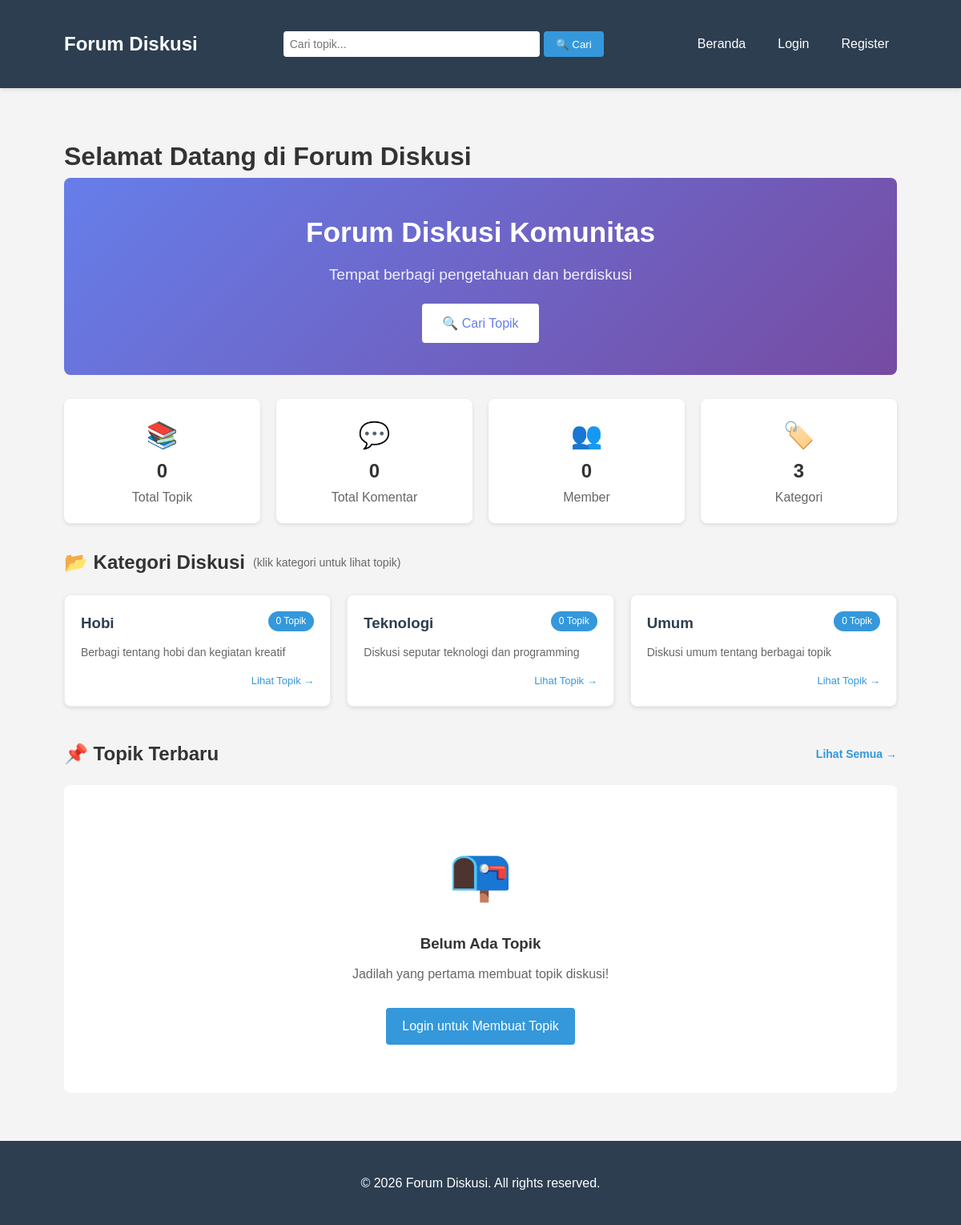
The page / on the database its author committed.
### tables this page shows
CREATE TABLE IF NOT EXISTS categories (
    id INT AUTO_INCREMENT PRIMARY KEY,
    name VARCHAR(100) NOT NULL,
    description TEXT,
    created_at TIMESTAMP DEFAULT CURRENT_TIMESTAMP
);

### config/database.php (called while the page is built, shortened)
<?php
function isLoggedIn() {
    return isset($_SESSION['user_id']);
}
?>

### index.php (the view, shortened to what this page needs)
<?php
require_once 'includes/header.php';
$stmt = $pdo->query("
    SELECT c.*,
           (SELECT COUNT(*) FROM topics WHERE category_id = c.id) as topic_count,
           (SELECT MAX(created_at) FROM topics WHERE category_id = c.id) as last_topic
    FROM categories c
    ORDER BY topic_count DESC, c.name
");
$categories = $stmt->fetchAll();
$page = isset($_GET['page']) ? (int)$_GET['page'] : 1;
$perPage = 10;
$offset = ($page - 1) * $perPage;
$stmt = $pdo->prepare("
    SELECT t.*, u.username, c.name as category_name, c.id as category_id,
           (SELECT COUNT(*) FROM replies WHERE topic_id = t.id) as reply_count,
           (SELECT MAX(created_at) FROM replies WHERE topic_id = t.id) as last_reply
    FROM topics t
    JOIN users u ON t.user_id = u.id
    JOIN categories c ON t.category_id = c.id
    ORDER BY
        CASE WHEN t.status = 'open' THEN 0 ELSE 1 END,
        t.created_at DESC
    LIMIT :offset, :perPage
");
$stmt->bindParam(':offset', $offset, PDO::PARAM_INT);
$stmt->bindParam(':perPage', $perPage, PDO::PARAM_INT);
$stmt->execute();
$topics = $stmt->fetchAll();
$totalTopics = $pdo->query("SELECT COUNT(*) FROM topics")->fetchColumn();
$totalUsers = $pdo->query("SELECT COUNT(*) FROM users")->fetchColumn();
$totalReplies = $pdo->query("SELECT COUNT(*) FROM replies")->fetchColumn();
?>
<h1>Selamat Datang di Forum Diskusi</h1>
<div style="background: linear-gradient(135deg, #667eea 0%, #764ba2 100%); color: white; padding: 40px; border-radius: 8px; margin-bottom: 30px; text-align: center;">
    <h2 style="margin: 0 0 10px 0; font-size: 2.2em;">Forum Diskusi Komunitas</h2>
    <p style="margin: 0 0 20px 0; font-size: 1.2em; opacity: 0.9;">Tempat berbagi pengetahuan dan berdiskusi</p>
    <div style="display: flex; gap: 15px; justify-content: center; flex-wrap: wrap;">
        <a href="search.php" class="btn" style="background-color: white; color: #667eea; padding: 12px 25px;">🔍 Cari Topik</a>
    </div>
</div>
<div style="display: grid; grid-template-columns: repeat(auto-fit, minmax(150px, 1fr)); gap: 20px; margin-bottom: 30px;">
    <div style="background-color: #fff; padding: 20px; border-radius: 8px; text-align: center; box-shadow: 0 2px 5px rgba(0,0,0,0.1);">
        <div style="font-size: 2em; color: #3498db;">📚</div>
        <div style="font-size: 1.5em; font-weight: bold;"><?php echo $totalTopics; ?></div>
        <div style="color: #666;">Total Topik</div>
    </div>
    <div style="background-color: #fff; padding: 20px; border-radius: 8px; text-align: center; box-shadow: 0 2px 5px rgba(0,0,0,0.1);">
        <div style="font-size: 2em; color: #27ae60;">💬</div>
        <div style="font-size: 1.5em; font-weight: bold;"><?php echo $totalReplies; ?></div>
        <div style="color: #666;">Total Komentar</div>
    </div>
    <div style="background-color: #fff; padding: 20px; border-radius: 8px; text-align: center; box-shadow: 0 2px 5px rgba(0,0,0,0.1);">
        <div style="font-size: 2em; color: #e74c3c;">👥</div>
        <div style="font-size: 1.5em; font-weight: bold;"><?php echo $totalUsers; ?></div>
        <div style="color: #666;">Member</div>
    </div>
    <div style="background-color: #fff; padding: 20px; border-radius: 8px; text-align: center; box-shadow: 0 2px 5px rgba(0,0,0,0.1);">
        <div style="font-size: 2em; color: #f39c12;">🏷️</div>
        <div style="font-size: 1.5em; font-weight: bold;"><?php echo count($categories); ?></div>
        <div style="color: #666;">Kategori</div>
    </div>
</div>
<div class="categories-section" style="margin-bottom: 40px;">
    <h2 style="display: flex; align-items: center; gap: 10px; margin-bottom: 20px;">
        <span>📂 Kategori Diskusi</span>
        <span style="font-size: 14px; font-weight: normal; color: #666;">(klik kategori untuk lihat topik)</span>
    </h2>
    <div style="display: grid; grid-template-columns: repeat(auto-fit, minmax(300px, 1fr)); gap: 20px;">
        <?php foreach ($categories as $category): ?>
            <a href="category.php?id=<?php echo $category['id']; ?>" style="text-decoration: none; color: inherit;">
                <div class="category-card" style="background-color: #fff; border-radius: 8px; padding: 20px; box-shadow: 0 2px 5px rgba(0,0,0,0.1); transition: all 0.3s; border: 1px solid #eee; height: 100%;">
                    <div style="display: flex; justify-content: space-between; align-items: start; margin-bottom: 10px;">
                        <h3 style="margin: 0; color: #2c3e50;"><?php echo htmlspecialchars($category['name']); ?></h3>
                        <span style="background-color: #3498db; color: white; padding: 3px 10px; border-radius: 15px; font-size: 12px;">
                            <?php echo $category['topic_count']; ?> Topik
                        </span>
                    </div>
                    <p style="color: #666; margin: 10px 0; font-size: 14px;"><?php echo htmlspecialchars($category['description']); ?></p>
                    <div style="margin-top: 15px; color: #3498db; font-size: 13px; text-align: right;">
                        Lihat Topik →
                    </div>
                </div>
            </a>
        <?php endforeach; ?>
    </div>
</div>
<div class="topics-section">
    <h2 style="display: flex; justify-content: space-between; align-items: center; margin-bottom: 20px;">
        <span>📌 Topik Terbaru</span>
        <a href="search.php" style="font-size: 14px; color: #3498db; text-decoration: none;">Lihat Semua →</a>
    </h2>
    <?php if (empty($topics)): ?>
        <div style="text-align: center; padding: 60px 20px; background-color: #fff; border-radius: 8px;">
            <div style="font-size: 4em; margin-bottom: 20px;">📭</div>
            <h3 style="color: #333; margin-bottom: 10px;">Belum Ada Topik</h3>
            <p style="color: #666; margin-bottom: 30px;">Jadilah yang pertama membuat topik diskusi!</p>
            <?php if (isLoggedIn()): ?>
                <a href="create_topic.php" class="btn btn-success">Buat Topik Pertama</a>
            <?php else: ?>
                <a href="login.php" class="btn">Login untuk Membuat Topik</a>
            <?php endif; ?>
        </div>
    <?php endif; ?>
</div>
<?php require_once 'includes/footer.php'; ?>

### includes/header.php (shortened to what this page needs)
<?php
require_once __DIR__ . '/../config/database.php';
?>
<!DOCTYPE html>
<html lang="id">
<head>
    <link rel="stylesheet" href="/css/style.css">
</head>
<body>
    <header>
        <div class="container">
            <div class="logo">
                <a href="index.php">Forum Diskusi</a>
            </div>
            <div class="search-bar">
                <form action="search.php" method="GET" style="display: flex; gap: 5px;">
                    <input type="text"
                           name="q"
                           placeholder="Cari topik..."
                           value="<?php echo isset($_GET['q']) ? htmlspecialchars($_GET['q']) : ''; ?>"
                           style="padding: 8px; border: none; border-radius: 4px; width: 250px;">
                    <button type="submit" style="padding: 8px 15px; background-color: #3498db; color: white; border: none; border-radius: 4px; cursor: pointer;">
                        🔍 Cari
                    </button>
                </form>
            </div>
            <nav>
                <ul class="nav-menu">
                    <li><a href="index.php">Beranda</a></li>
                    <?php if (isLoggedIn()): ?>
                        <li><a href="create_topic.php">Buat Topik</a></li>
                        <li><a href="profile.php">Profil (<?php echo $_SESSION['username']; ?>)</a></li>
                        <?php if (isAdmin()): ?>
                            <li><a href="admin/index.php">Admin Panel</a></li>
                        <?php endif; ?>
                        <li><a href="logout.php">Logout</a></li>
                    <?php else: ?>
                        <li><a href="login.php">Login</a></li>
                        <li><a href="register.php">Register</a></li>
                    <?php endif; ?>
                </ul>
            </nav>
        </div>
    </header>
    <main class="main-content">
        <div class="container">

### includes/footer.php
        </div>
    </main>
    <footer>
        <div class="container">
            <p>&copy; <?php echo date('Y'); ?> Forum Diskusi. All rights reserved.</p>
        </div>
    </footer>
</body>
</html>

### css/style.css (style rules this page uses)
* { margin: 0; padding: 0; box-sizing: border-box; }
body { font-family: 'Arial', sans-serif; background-color: #f4f4f4; color: #333; line-height: 1.6; }
.container { width: 90%; max-width: 1200px; margin: 0 auto; padding: 20px; }
header { background-color: #2c3e50; color: #fff; padding: 1rem 0; box-shadow: 0 2px 5px rgba(0,0,0,0.1); }
header .container { display: flex; justify-content: space-between; align-items: center; }
.logo a { color: #fff; font-size: 1.5rem; text-decoration: none; font-weight: bold; }
.nav-menu { list-style: none; display: flex; gap: 20px; }
.nav-menu a { color: #fff; text-decoration: none; padding: 5px 10px; border-radius: 4px; transition: background-color 0.3s; }
.main-content { min-height: calc(100vh - 200px); padding: 40px 0; }
footer { background-color: #2c3e50; color: #fff; text-align: center; padding: 20px 0; margin-top: auto; }
.btn { display: inline-block; padding: 10px 20px; background-color: #3498db; color: #fff; border: none; border-radius: 4px; cursor: pointer; font-size: 16px; text-decoration: none; transition: background-color 0.3s; }

### includes/header.php (style rules this page uses)
header .container { display: flex; justify-content: space-between; align-items: center; flex-wrap: wrap; gap: 15px; }
.search-bar { flex: 1; max-width: 400px; }
.search-bar form { display: flex; gap: 5px; }
.search-bar input { flex: 1; padding: 8px 12px; border: 1px solid #ddd; border-radius: 4px; font-size: 14px; }
.search-bar button { padding: 8px 15px; background-color: #3498db; color: white; border: none; border-radius: 4px; cursor: pointer; transition: background-color 0.3s; }

### rows shown on the page
categories: name "Hobi", topic_count "0", description "Berbagi tentang hobi dan kegiatan kreatif"
categories: name "Teknologi", topic_count "0", description "Diskusi seputar teknologi dan programming"
categories: name "Umum", topic_count "0", description "Diskusi umum tentang berbagai topik"

### other values the page prints
$totalTopics "0"
$totalReplies "0"
$totalUsers "0"
count($categories) "3"
